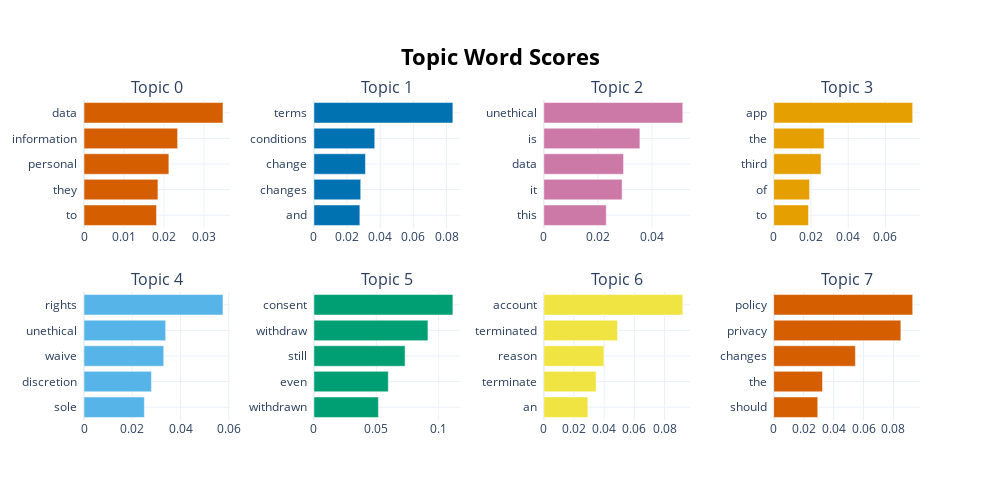

Source (notebook cell):
### Code cell
model.visualize_barchart()

### Figure 1 — Plotly figure (JSON) as saved in the notebook; plotly's stock layout.template omitted (floating-point values rounded to 4 significant figures)
{"data": [{"marker": {"color": "#D55E00"}, "orientation": "h", "x": [0.01815, 0.0185, 0.02123, 0.02342, 0.03477], "y": ["to  ", "they  ", "personal  ", "information  ", "data  "], "type": "bar", "xaxis": "x", "yaxis": "y"}, {"marker": {"color": "#0072B2"}, "orientation": "h", "x": [0.02771, 0.02824, 0.0311, 0.03669, 0.08381], "y": ["and  ", "changes  ", "change  ", "conditions  ", "terms  "], "type": "bar", "xaxis": "x2", "yaxis": "y2"}, {"marker": {"color": "#CC79A7"}, "orientation": "h", "x": [0.02309, 0.02894, 0.02948, 0.03552, 0.05138], "y": ["this  ", "it  ", "data  ", "is  ", "unethical  "], "type": "bar", "xaxis": "x3", "yaxis": "y3"}, {"marker": {"color": "#E69F00"}, "orientation": "h", "x": [0.01868, 0.01925, 0.02542, 0.02706, 0.07463], "y": ["to  ", "of  ", "third  ", "the  ", "app  "], "type": "bar", "xaxis": "x4", "yaxis": "y4"}, {"marker": {"color": "#56B4E9"}, "orientation": "h", "x": [0.02503, 0.02795, 0.03305, 0.03384, 0.0576], "y": ["sole  ", "discretion  ", "waive  ", "unethical  ", "rights  "], "type": "bar", "xaxis": "x5", "yaxis": "y5"}, {"marker": {"color": "#009E73"}, "orientation": "h", "x": [0.05173, 0.05965, 0.07311, 0.09143, 0.1114], "y": ["withdrawn  ", "even  ", "still  ", "withdraw  ", "consent  "], "type": "bar", "xaxis": "x6", "yaxis": "y6"}, {"marker": {"color": "#F0E442"}, "orientation": "h", "x": [0.02918, 0.03464, 0.03983, 0.04882, 0.09206], "y": ["an  ", "terminate  ", "reason  ", "terminated  ", "account  "], "type": "bar", "xaxis": "x7", "yaxis": "y7"}, {"marker": {"color": "#D55E00"}, "orientation": "h", "x": [0.02942, 0.03259, 0.05456, 0.08492, 0.09282], "y": ["should  ", "the  ", "changes  ", "privacy  ", "policy  "], "type": "bar", "xaxis": "x8", "yaxis": "y8"}], "layout": {"xaxis": {"anchor": "y", "domain": [0.0, 0.175], "showgrid": true}, "yaxis": {"anchor": "x", "domain": [0.6, 1.0], "showgrid": true}, "xaxis2": {"anchor": "y2", "domain": [0.275, 0.45], "showgrid": true}, "yaxis2": {"anchor": "x2", "domain": [0.6, 1.0], "showgrid": true}, "xaxis3": {"anchor": "y3", "domain": [0.55, 0.725], "showgrid": true}, "yaxis3": {"anchor": "x3", "domain": [0.6, 1.0], "showgrid": true}, "xaxis4": {"anchor": "y4", "domain": [0.825, 1.0], "showgrid": true}, "yaxis4": {"anchor": "x4", "domain": [0.6, 1.0], "showgrid": true}, "xaxis5": {"anchor": "y5", "domain": [0.0, 0.175], "showgrid": true}, "yaxis5": {"anchor": "x5", "domain": [0.0, 0.4], "showgrid": true}, "xaxis6": {"anchor": "y6", "domain": [0.275, 0.45], "showgrid": true}, "yaxis6": {"anchor": "x6", "domain": [0.0, 0.4], "showgrid": true}, "xaxis7": {"anchor": "y7", "domain": [0.55, 0.725], "showgrid": true}, "yaxis7": {"anchor": "x7", "domain": [0.0, 0.4], "showgrid": true}, "xaxis8": {"anchor": "y8", "domain": [0.825, 1.0], "showgrid": true}, "yaxis8": {"anchor": "x8", "domain": [0.0, 0.4], "showgrid": true}, "annotations": [{"font": {"size": 16}, "showarrow": false, "text": "Topic 0", "x": 0.0875, "xanchor": "center", "xref": "paper", "y": 1.0, "yanchor": "bottom", "yref": "paper"}, {"font": {"size": 16}, "showarrow": false, "text": "Topic 1", "x": 0.3625, "xanchor": "center", "xref": "paper", "y": 1.0, "yanchor": "bottom", "yref": "paper"}, {"font": {"size": 16}, "showarrow": false, "text": "Topic 2", "x": 0.6375, "xanchor": "center", "xref": "paper", "y": 1.0, "yanchor": "bottom", "yref": "paper"}, {"font": {"size": 16}, "showarrow": false, "text": "Topic 3", "x": 0.9125, "xanchor": "center", "xref": "paper", "y": 1.0, "yanchor": "bottom", "yref": "paper"}, {"font": {"size": 16}, "showarrow": false, "text": "Topic 4", "x": 0.0875, "xanchor": "center", "xref": "paper", "y": 0.4, "yanchor": "bottom", "yref": "paper"}, {"font": {"size": 16}, "showarrow": false, "text": "Topic 5", "x": 0.3625, "xanchor": "center", "xref": "paper", "y": 0.4, "yanchor": "bottom", "yref": "paper"}, {"font": {"size": 16}, "showarrow": false, "text": "Topic 6", "x": 0.6375, "xanchor": "center", "xref": "paper", "y": 0.4, "yanchor": "bottom", "yref": "paper"}, {"font": {"size": 16}, "showarrow": false, "text": "Topic 7", "x": 0.9125, "xanchor": "center", "xref": "paper", "y": 0.4, "yanchor": "bottom", "yref": "paper"}], "title": {"font": {"size": 22, "color": "Black"}, "text": "<b>Topic Word Scores", "x": 0.5, "xanchor": "center", "yanchor": "top"}, "hoverlabel": {"font": {"size": 16, "family": "Rockwell"}, "bgcolor": "white"}, "showlegend": false, "width": 1000, "height": 500}}
